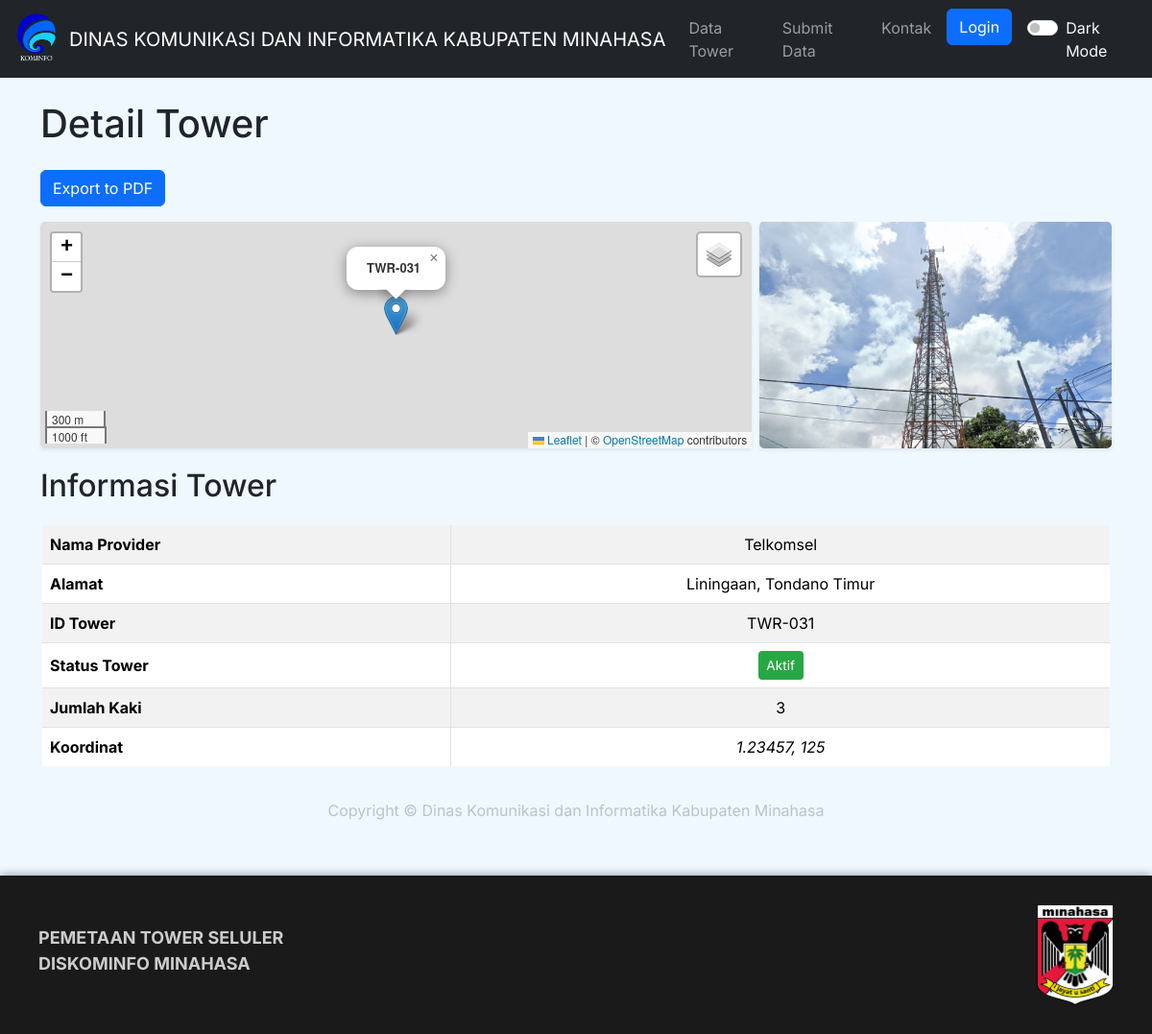
Page /detail_tower.php?id=31 on the committed database.
### tables this page shows
CREATE TABLE `tower` (
  `id_tower` int(11) NOT NULL,
  `gambar` varchar(255) NOT NULL,
  `status` varchar(20) NOT NULL,
  `provider` varchar(50) NOT NULL,
  `lokasi` varchar(150) NOT NULL,
  `jml_kaki` int(1) NOT NULL,
  `lintang` float NOT NULL,
  `bujur` float(20,0) NOT NULL
);

### detail_tower.php (the view, shortened to what this page needs)
    <?php
include 'koneksi.php';
$tower_id = isset($_GET['id']) ? intval($_GET['id']) : 0;
$sql = "SELECT * FROM tower WHERE id_tower = ?";
$stmt = $conn->prepare($sql);
$stmt->bind_param("i", $tower_id);
$stmt->execute();
$result = $stmt->get_result();
$tower = $result->fetch_assoc();
?>
<!DOCTYPE html>
<html lang="en">
<head>
    <link href="https://cdn.jsdelivr.net/npm/bootstrap@5.3.0/dist/css/bootstrap.min.css" rel="stylesheet">
    <link rel="stylesheet" href="https://unpkg.com/leaflet@1.7.1/dist/leaflet.css"/>
    <link rel="stylesheet" href="stail.css"/>
</head>
<body>
    <?php include 'header.php'; ?>
        <div class="container mt-4">
            <div>
                <h1 class="mb-4">Detail Tower</h1>
                <a href="export_tower_pdf.php?id=<?= $tower['id_tower'] ?>" class="btn btn-primary mb-3">Export to PDF</a>
            </div>
        <div class="row map-image-row g-2">
            <div class="col-lg-8 map-col">
                <div class="fixed-container shadow-sm">
                    <div id="map"></div>
                </div>
            </div>
            <div class="col-lg-4 image-col">
                <div class="fixed-container shadow-sm">
                    <div class="image-container h-100" id="image-container">
                        <?php if (!empty($tower['gambar'])): ?>
                            <img id="tower-photo" src="uploads/<?= htmlspecialchars($tower['gambar']) ?>" alt="Tower Photo" class="preview-image" style="cursor:pointer;" data-towerid="<?= 'TWR-0' . htmlspecialchars($tower['id_tower']) ?>">
                        <?php endif; ?>
                    </div>
                </div>
            </div>
        </div>
        <div>
            <h2 class="mb-0">Informasi Tower</h>
        </div>
        <div class="table-responsive">
    <table class="table table-bordered table-striped table-hover">
        <tbody>
            <tr>
                <td class="fw-bold">Nama Provider</td>
                <td><?= htmlspecialchars($tower['provider']) ?></td>
            </tr>
            <tr>
                <td class="fw-bold">Alamat</td>
                <td><?= htmlspecialchars($tower['lokasi'])  ?></td>
            </tr>
            <tr>
                <td class="fw-bold">ID Tower</td>
                <td><?= "TWR-0" . htmlspecialchars($tower['id_tower']) ?></td>
            </tr>
            <tr>
                <td class="fw-bold">Status Tower</td>
                <td>
                    <?php
                    $status = strtolower($tower['status']);
                    $badgeClass = 'badge-status ';
                    if ($status === 'aktif') {
                        $badgeClass .= 'badge-active';
                    } elseif ($status === 'non-aktif') {
                        $badgeClass .= 'badge-inactive';
                    }
                    echo '<span class="' . $badgeClass . '">' . htmlspecialchars($tower['status']) . '</span>';
                    ?>
                </td>
            </tr>
            <tr>
                <td class="fw-bold">Jumlah Kaki</td>
                <td><?= htmlspecialchars($tower['jml_kaki']) ?></td>
            </tr>
            <tr>
                <td class="fw-bold">Koordinat</td>
                <td><em><?= htmlspecialchars($tower['lintang']) ?>, <?= htmlspecialchars($tower['bujur']) ?></em></td>
            </tr>
        </tbody>
    </table>
</div>
    </div>
<?php include 'footer.php'; ?>
    <link rel="stylesheet" href="https://cdn.jsdelivr.net/npm/bootstrap-icons@1.10.0/font/bootstrap-icons.css">
</body>
</html>

### stail.css (style rules this page uses)
:root { --bg-color: #f0f8ff; --text-color: #212529; --header-bg-color: #212121; --header-text-color: white; --footer-bg-color: #1a1a1a; --footer-text-color: #ccc; --table-header-bg: #212121; --table-header-text: white; --table-row-odd-bg: #f2f6fa; --table-row-even-bg: white; --table-row-hover-bg: #dbe9ff; --detail-table-row-odd-bg: #f9f9f9; --detail-table-row-hover-bg: #e2e6ea; --link-color: #007bff; --link-hover-color: #0056b3; }
html, body { height: 100%; margin: 0; padding: 0; display: flex; flex-direction: column; font-family: 'Inter', sans-serif; background-color: var(--bg-color); min-height: 100vh; overflow-x: hidden; overflow-y: auto; color: var(--text-color); }
table { width: 100%; border-collapse: collapse; margin-top: 20px; border-radius: 3px; overflow: hidden; border: 2px solid black; }
td { padding: 10px; }
tbody tr:nth-child(odd) { background-color: var(--table-row-odd-bg); }
tbody tr:nth-child(even) { background-color: var(--table-row-even-bg); }
td:nth-child(2) { text-align: center; }
td.fw-bold { vertical-align: middle !important; }
body, html { font-family: 'Inter', sans-serif; color: var(--text-color); background-color: var(--bg-color); }
a, button, .btn { transition: color 0.3s ease, background-color 0.3s ease, box-shadow 0.3s ease, transform 0.3s ease; }
.btn { cursor: pointer; transition: transform 0.3s ease, box-shadow 0.3s ease, background-color 0.3s ease; }
.badge-status { padding: 0.35em 0.65em; font-size: 0.85em; border-radius: 0.25rem; color: #fff; display: inline-block; }
.badge-active { background-color: #28a745; }

### detail_tower.php (style rules this page uses)
body { background-color: var(--bg-color); }
.map-image-row { --gap: 12px; margin-bottom: 20px; }
.fixed-container { width: 100%; height: 236px; position: relative; }
#map { width: 100%; height: 100%; border-radius: 5px; }
.image-container { width: 100%; height: 100%; background-color: #e9ecef; border-radius: 5px; overflow: hidden; position: relative; cursor: pointer; transition: transform 0.3s ease; }
.image-container img { width: 100%; height: 100%; object-fit: cover; position: absolute; top: 0; left: 0; transition: transform 0.3s ease; }
table.table-bordered tbody tr:nth-child(odd) { background-color: var(--detail-table-row-odd-bg); }
.badge-status { padding: 0.35em 0.65em; font-size: 0.85em; border-radius: 0.25rem; color: #fff; display: inline-block; }
.badge-active { background-color: #28a745; }
@media (min-width: 992px) { .map-col { padding-right: calc(var(--gap) / 2); } }
@media (min-width: 992px) { .image-col { padding-left: calc(var(--gap) / 2); } }

### rows in the picture
tower: gambar (picture), provider "Telkomsel", lokasi "Liningaan, Tondano Timur", id_tower "31", status "Aktif", jml_kaki "3", lintang "1.23457", bujur "125"
